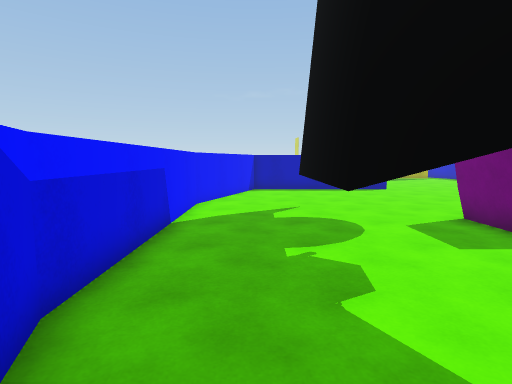
View 1 (above)

18 first-person views from a walk through a Unity game level. The camera is 1.5 m above the floor, tilts 6° down and sees 80° across. The floor is counted in squares, 0.94 m on a side. Each view is taken from the middle of a square. On the plan, view 1 faces up. The plan holds only what a view shows up to about 15 squares ahead; the rest is blank. The place goes on beyond the plan. The player is left out.

View 2
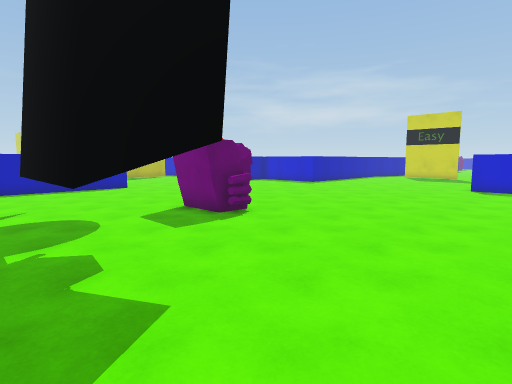

View 3
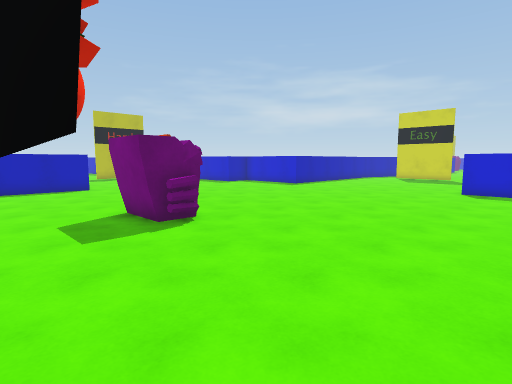

View 4
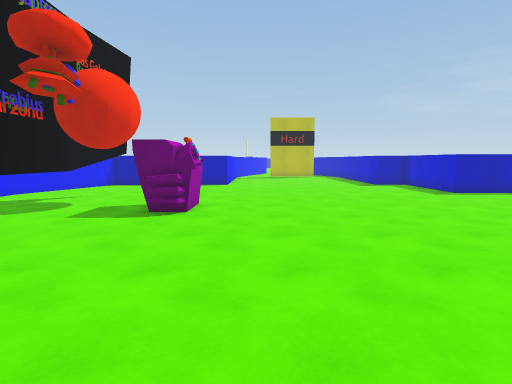

View 5
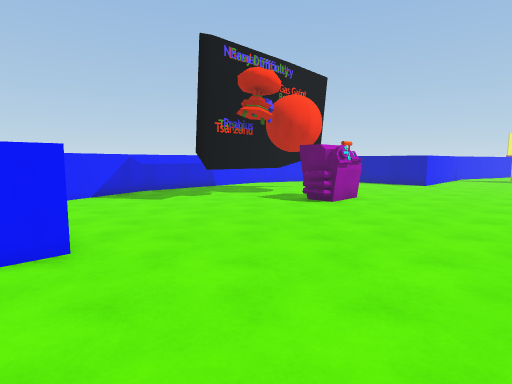

View 6
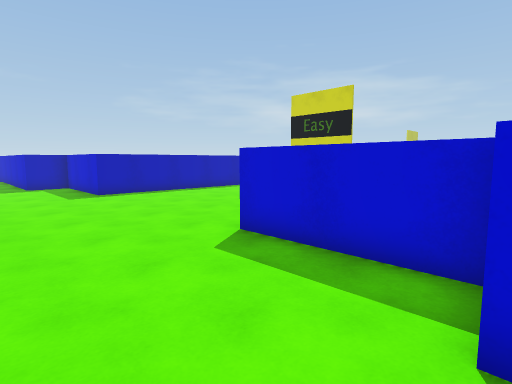

View 7
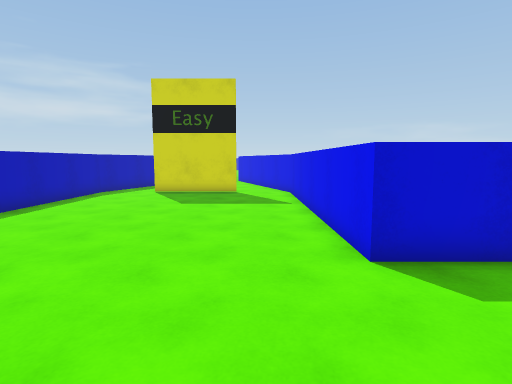

View 8
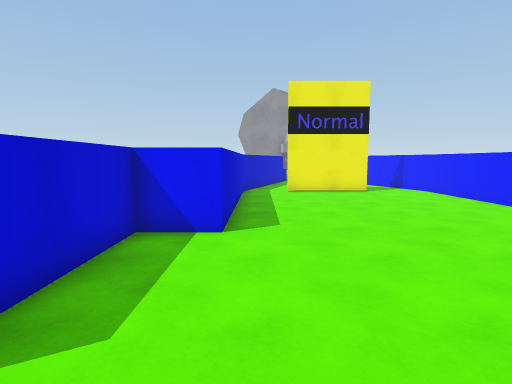

View 9
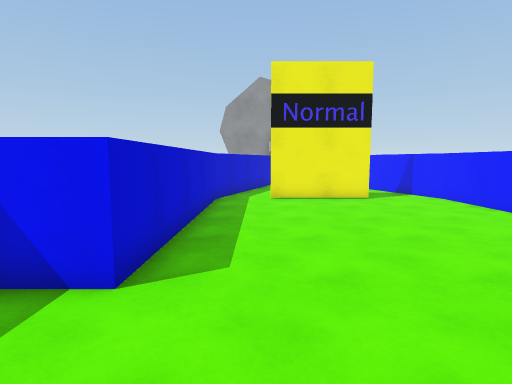

View 10
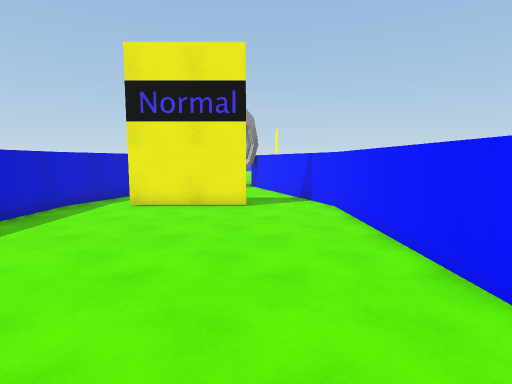

View 11
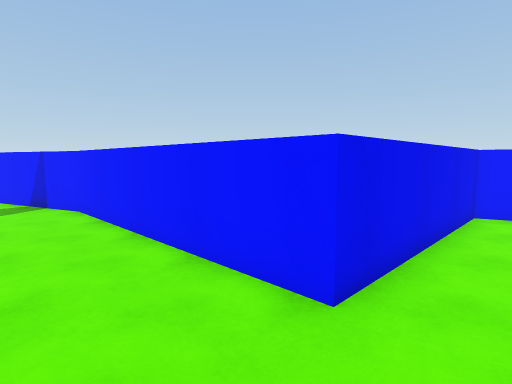

View 12
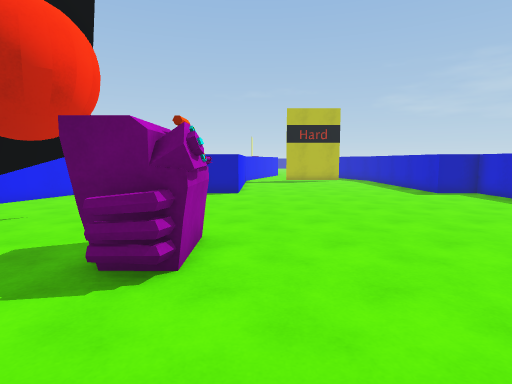

View 13
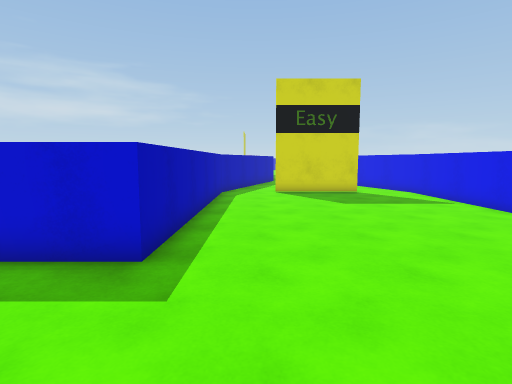

View 14
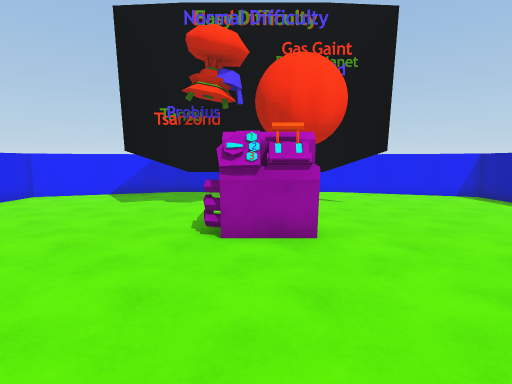

View 15
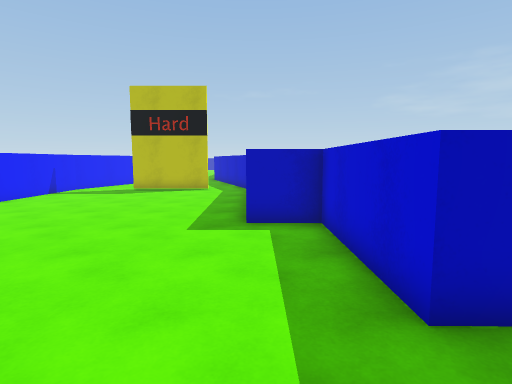

View 16
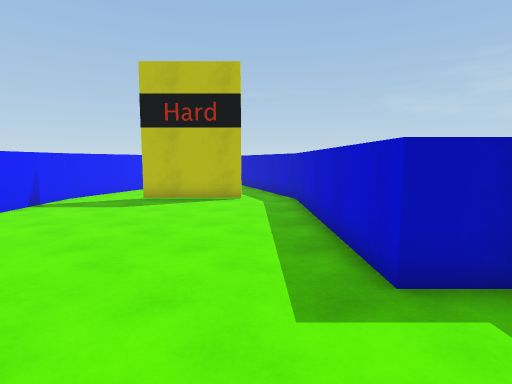

View 17
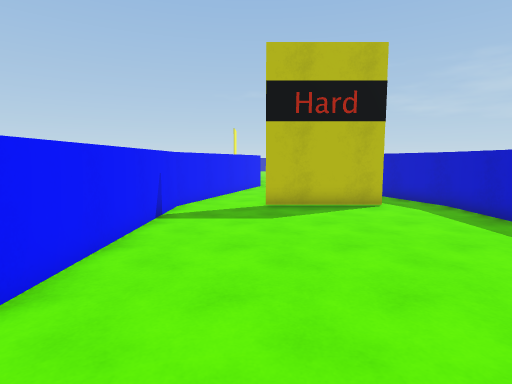

View 18
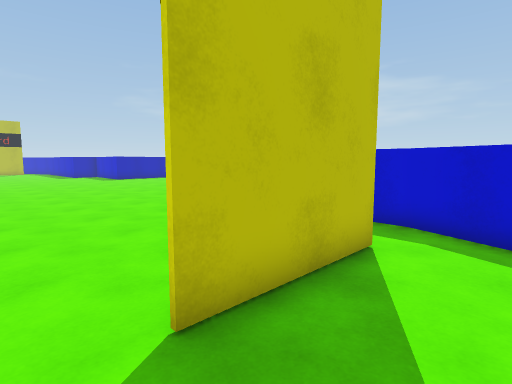

### Floor plan
Key: @ floor where view 1 was taken; # wall or solid block; . floor; T thing the floor can be seen under or through; E terminal.
Columns run from 2 left of view 1 to 26 right of it. Each row starts with its distance up from view 1.
 29           ##.
 28           #..    .#
 27           #..    .#
 26          ##..####.##
 25          #.........#
 24          #.........#
 23          #.........#
 22          #.........#
 21          #.........#
 20          #.........#
 19          #.........#
 18          #.........#
 17   ########.........###
 16  ##..................#
 15  #...................#
 14  #...................#
 13 ##...................#
 12 #....................########
 11 #....T.......................
 10 #...T........................
  9 #..T.........................
  8 #..T...EEE...................
  7 #..T...EEE...................
  6 #..T....EE...................
  5 #..T.........................
  4 #...T........................
  3 #....T.......................
  2 #....................########
  1 ##...................#
  0  #@..................#
 -1  #...................#
 -2  ##..................#
 -3   ########.........###
 -4          #.........#
 -5          #.........#
 -6          #.........#
 -7          #.........#
 -8          #.........#
 -9          #.........#
-10          #.........#
-11          #.........#
-12          ##..####.##
-13           #.......#
-14           #.......#

Where each view was taken, in squares from view 1:
view 1: 0 up, 0 right, facing up
view 2: 1 down, 0 right, facing up-right
view 3: 1 down, 2 right, facing up-right
view 4: 3 down, 9 right, facing up
view 5: 4 down, 13 right, facing up-left
view 6: 3 down, 14 right, facing up-right
view 7: 4 up, 14 right, facing right
view 8: 4 up, 16 right, facing down
view 9: 1 up, 15 right, facing down
view 10: 1 down, 10 right, facing down
view 11: 1 down, 10 right, facing down-left
view 12: 2 up, 8 right, facing up
view 13: 10 up, 14 right, facing right
view 14: 7 up, 13 right, facing left
view 15: 9 up, 17 right, facing up
view 16: 13 up, 15 right, facing up
view 17: 15 up, 10 right, facing up
view 18: 14 down, 9 right, facing up-right
